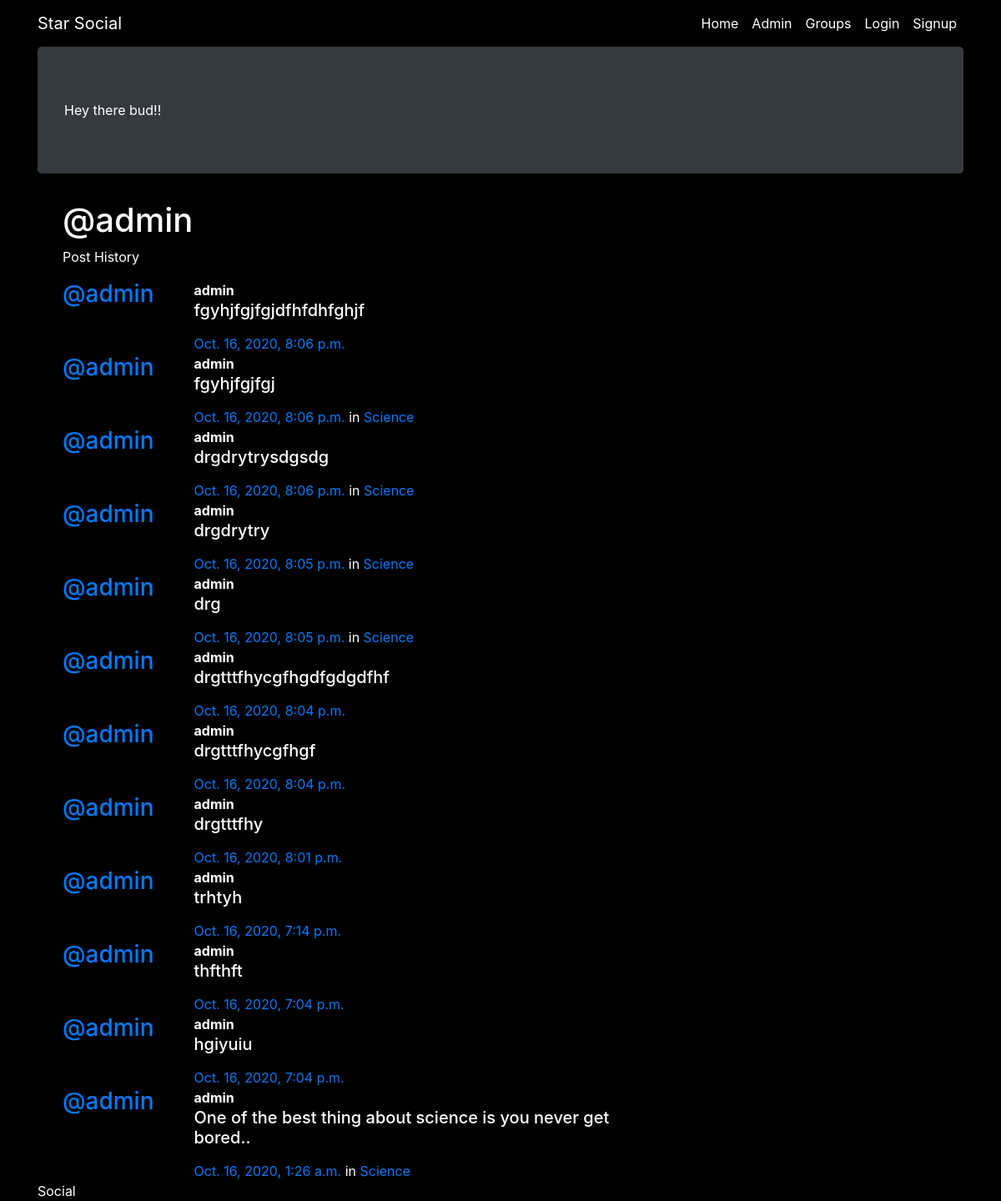
Page /posts/by/admin/ on the committed database.
### posts/models.py (models this page shows, shortened)
class Post(models.Model):
    user = models.ForeignKey(User, related_name='posts', on_delete=models.CASCADE)
    created_at = models.DateTimeField(auto_now=True)
    message = models.TextField()
    message_html= models.TextField(editable=False)
    group = models.ForeignKey(Group, related_name='posts',null=True, blank=True, on_delete=models.CASCADE)
    class Meta:
        ordering = ['-created_at']
        unique_together = ['user','message']

### groups/models.py (models this page shows, shortened)
class Group(models.Model):
    name =  models.CharField(max_length=255, unique=True)
    slug = models.SlugField(allow_unicode=True,unique=True)
    description = models.TextField(blank=True, default='')
    description_html = models.TextField(editable=False, default='', blank=True)
    members = models.ManyToManyField(User,through='GroupMember')
    class Meta:
        ordering = ['name']

### posts/views.py (the view)
# urls.py: path("by/<username>/",views.UserPosts.as_view(),name="for_user"),
class UserPosts(generic.ListView):
    model = models.Post
    template_name = "posts/user_post_list.html"
    def get_queryset(self):
        try:
            self.post_user = User.objects.prefetch_related("posts").get(
                username__iexact=self.kwargs.get("username")
            )
        except User.DoesNotExist:
            raise Http404
        else:
            return self.post_user.posts.all()
    def get_context_data(self, **kwargs):
        context = super().get_context_data(**kwargs)
        context["post_user"] = self.post_user
        return context

### posts/templates/posts/user_post_list.html
{% extends "posts/post_base.html" %}
{% block prepost %}
<div class="col-md-4">
	<h1>@{{ post_user.username }}</h1>
	<p>Post History</p>
</div>
{% endblock %}
{% block post_content %}
<div class="col-md-8">
	{% for post in post_list %}
		{% include "posts/_post.html" %}
	{% endfor %}
</div>
{% endblock %}

### posts/templates/posts/_post.html (shortened to what this page needs)
<div class="media bg-transparent">
	<h3 class="mr-5"><a href="{% url 'posts:for_user' username=post.user.username %}">@{{ post.user.username }}</a></h3>
	<div class="media-body">
		<strong>{{ post.user.username }}</strong>
		<h5>{{ post.message_html|safe }}</h5>
			<time class="time"><a href="{% url 'posts:single' username=post.user.username pk=post.pk %}">{{ post.created_at }}</a></time>
			{% if post.group %}
			<span class="group-name">in <a href="#">{{ post.group.name }}</a></span>
			{% endif %}
	</div>
</div>

### static/blog/master.css (style rules this page uses)
body { margin: auto; background-color: black; color:white; }

### rows in the picture
Post: user.username "admin", message_html "fgyhjfgjfgjdfhfdhfghjf", created_at "Oct. 16, 2020, 8:06 p.m."
Post: user.username "admin", message_html "fgyhjfgjfgj", created_at "Oct. 16, 2020, 8:06 p.m.", group.name "Science"
Post: user.username "admin", message_html "drgdrytrysdgsdg", created_at "Oct. 16, 2020, 8:06 p.m.", group.name "Science"
Post: user.username "admin", message_html "drgdrytry", created_at "Oct. 16, 2020, 8:05 p.m.", group.name "Science"
Post: user.username "admin", message_html "drg", created_at "Oct. 16, 2020, 8:05 p.m.", group.name "Science"
Post: user.username "admin", message_html "drgtttfhycgfhgdfgdgdfhf", created_at "Oct. 16, 2020, 8:04 p.m."
Post: user.username "admin", message_html "drgtttfhycgfhgf", created_at "Oct. 16, 2020, 8:04 p.m."
Post: user.username "admin", message_html "drgtttfhy", created_at "Oct. 16, 2020, 8:01 p.m."
Post: user.username "admin", message_html "trhtyh", created_at "Oct. 16, 2020, 7:14 p.m."
Post: user.username "admin", message_html "thfthft", created_at "Oct. 16, 2020, 7:04 p.m."
Post: user.username "admin", message_html "hgiyuiu", created_at "Oct. 16, 2020, 7:04 p.m."
Post: user.username "admin", message_html "One of the best thing about science is you never get bored..", created_at "Oct. 16, 2020, 1:26 a.m.", group.name "Science"

### other values in the picture
{{ post_user.username }} "admin"
